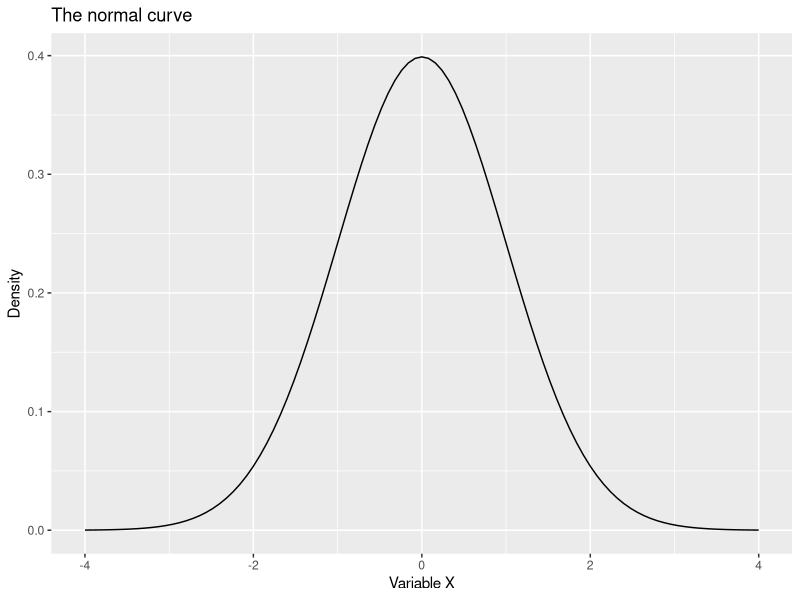
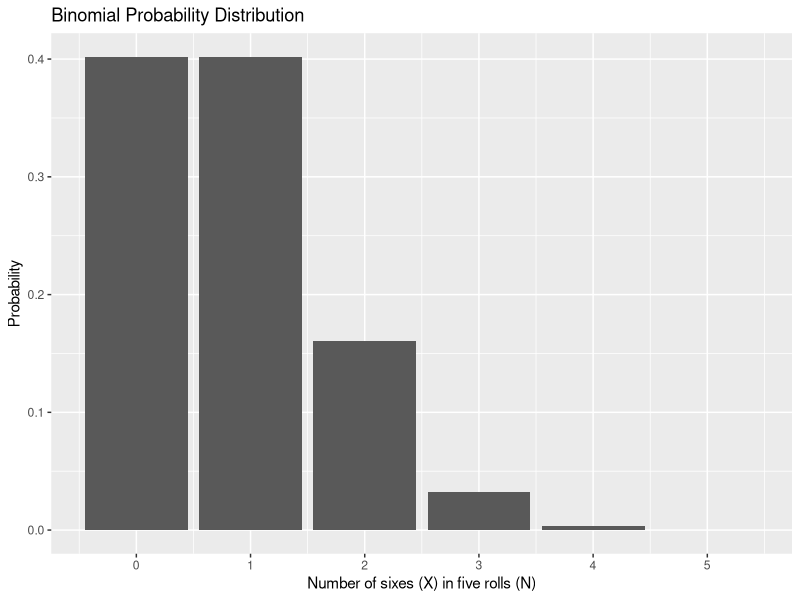
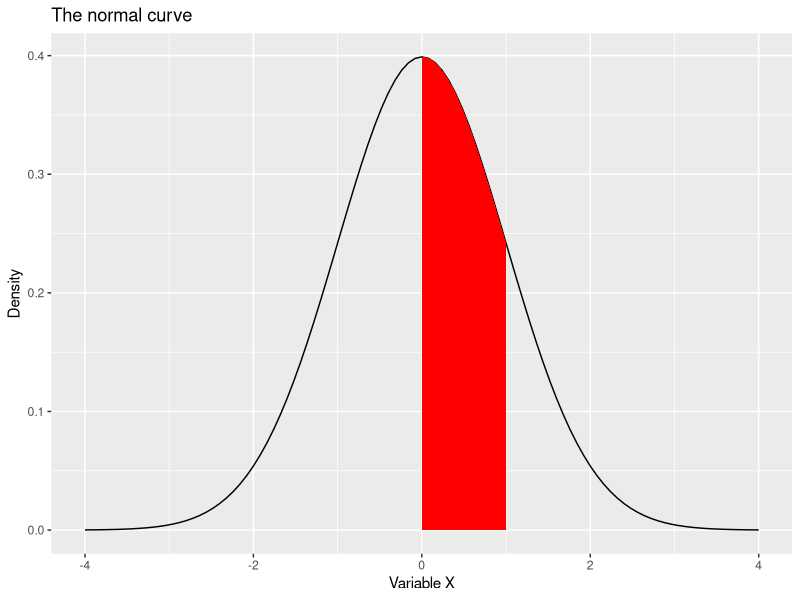
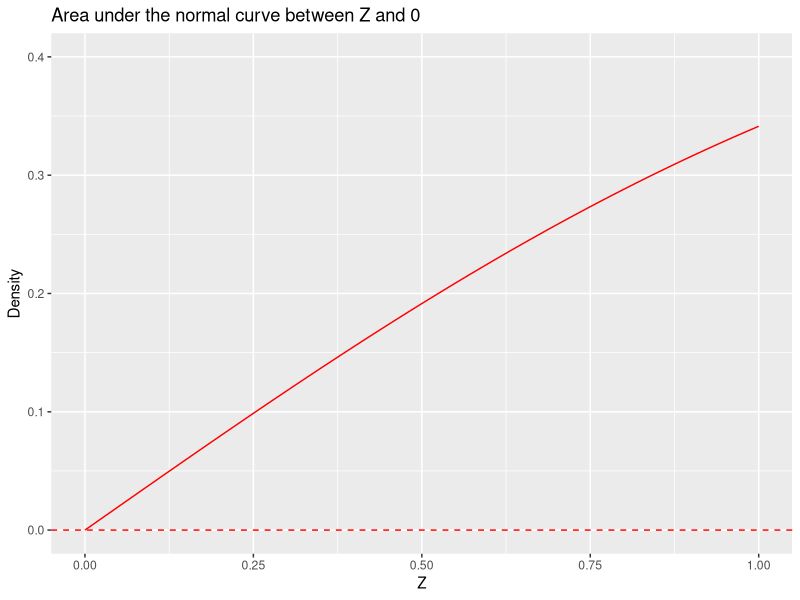
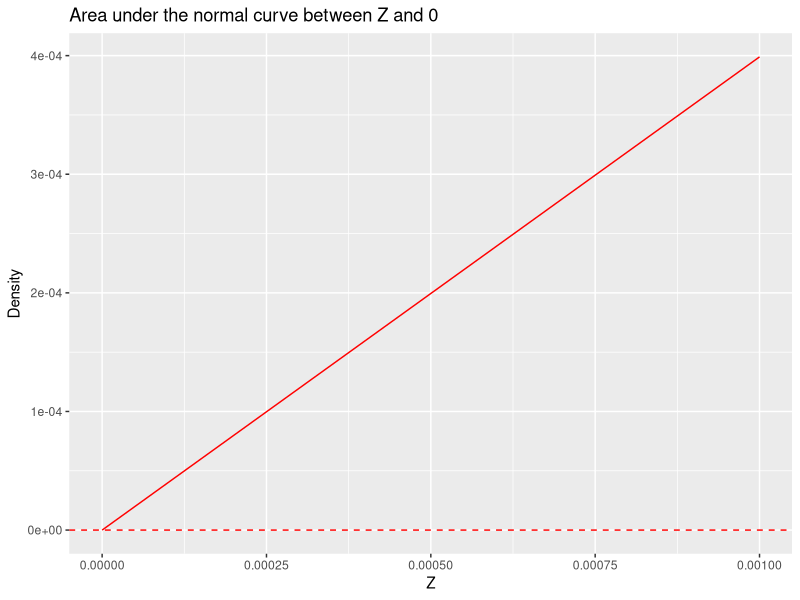
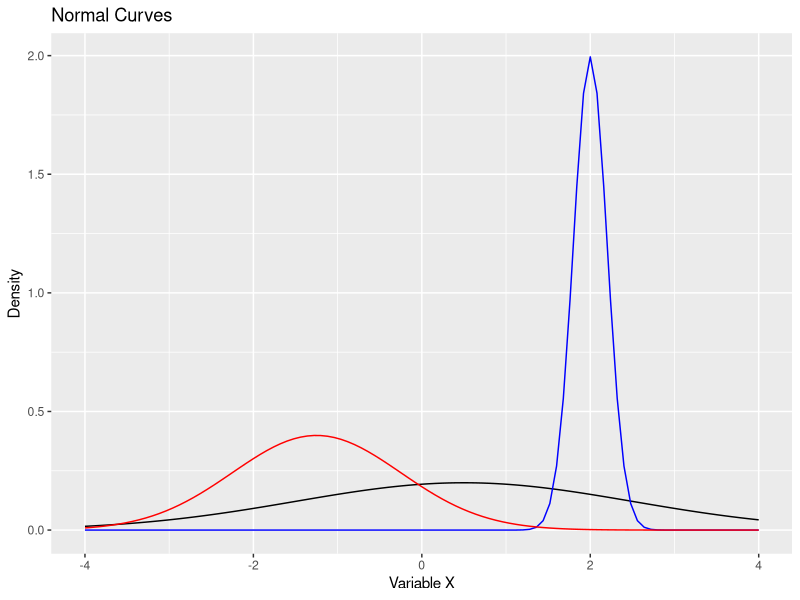
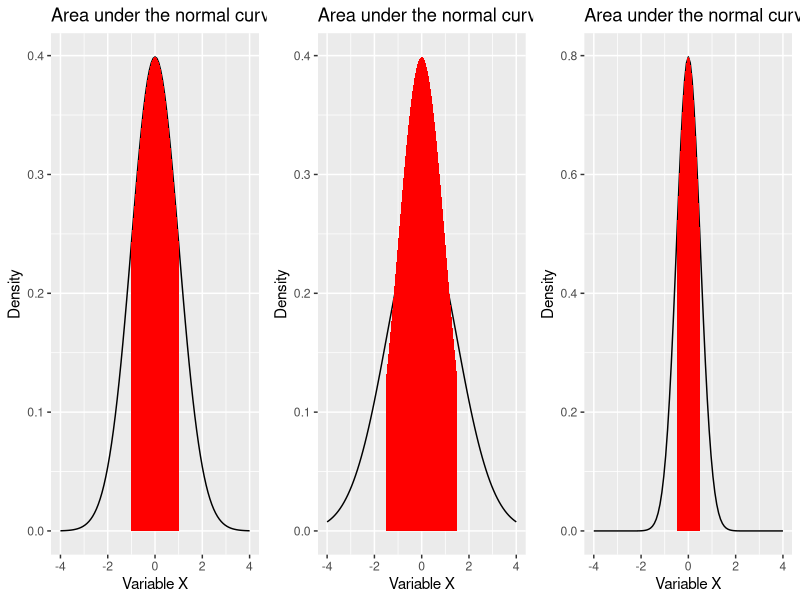
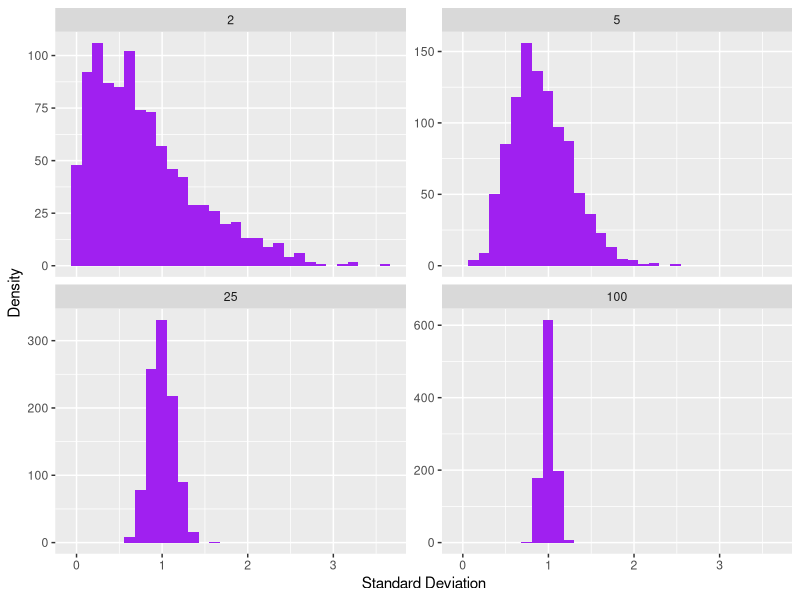

Write R code to recreate these figures, in order.
## ---- chunk 1
library(tidyverse)
library(ggpubr)
## ---- chunk 2
ggplot(data.frame(x = seq(-4, 4)), aes(x)) +
  stat_function(fun = function(x) dnorm(x)) +
  scale_x_continuous("Variable X") +
  scale_y_continuous("Density")+
  ggtitle("The normal curve")
## ---- chunk 3

## ---- chunk 4
data.frame(num = 0:5, p = dbinom(x = 0:5, size = 5, prob = 1/6)) %>% ggplot(aes(x=num, y=p)) + geom_bar(stat="identity") + scale_x_continuous("Number of sixes (X) in five rolls (N)", breaks=c(0:5)) +scale_y_continuous("Probability")+ggtitle("Binomial Probability Distribution")
## ---- chunk 5
ggplot(data.frame(x = seq(-4, 4)), aes(x)) +
  stat_function(fun = function(x) dnorm(x)) + 
  stat_function(fun = function(x) dnorm(x) , 
                xlim = c(0, 1),
                geom = "area", fill = "red") + scale_x_continuous("Variable X") + scale_y_continuous("Density")+ggtitle("The normal curve")
## ---- chunk 6
ggplot(data.frame(x = seq(0, 1)), aes(x)) +
  stat_function(fun = function(x) pnorm(x)-.5, color = "red") + 
  geom_hline(aes(yintercept = 0), color = "red", linetype = "dashed")+
  scale_x_continuous("Z") +
  scale_y_continuous("Density", limits=c(0,.4)) +ggtitle("Area under the normal curve between Z and 0")

## ---- chunk 7
ggplot(data.frame(x = seq(0, .001, by =.00005)), aes(x)) +
  stat_function(fun = function(x) pnorm(x)-.5, color = "red") + 
  geom_hline(aes(yintercept = 0), color = "red", linetype = "dashed")+
  scale_x_continuous("Z") +
  scale_y_continuous("Density") +ggtitle("Area under the normal curve between Z and 0")

## ---- chunk 8
ggplot(data.frame(x = seq(-4, 4)), aes(x)) +
  stat_function(fun = function(x) dnorm(x, mean = .5, sd = 2)) +
  stat_function(fun = function(x) dnorm(x, mean = 2, sd = .2), color = "blue") +
  stat_function(fun = function(x) dnorm(x, mean = -1.25, sd = 1), color = "red") +
  scale_x_continuous("Variable X") +
  scale_y_continuous("Density") +
  ggtitle("Normal Curves")
## ---- chunk 9
p1 = ggplot(data.frame(x = seq(-4, 4)), aes(x)) +
  stat_function(fun = function(x) dnorm(x)) +
stat_function(fun = function(x) dnorm(x) , 
                xlim = c(-1, 1),
                geom = "area", fill = "red") +
  scale_x_continuous("Variable X") +
  scale_y_continuous("Density")+
  ggtitle("Area under the normal curve")

p2 = ggplot(data.frame(x = seq(-4, 4)), aes(x)) +
  stat_function(fun = function(x) dnorm(x, sd = 1.5)) +
stat_function(fun = function(x) dnorm(x) , 
                xlim = c(-1.5, 1.5),
                geom = "area", fill = "red") +
  scale_x_continuous("Variable X") +
  scale_y_continuous("Density")+
  ggtitle("Area under the normal curve")

p3 = ggplot(data.frame(x = seq(-4, 4)), aes(x)) +
  stat_function(fun = function(x) dnorm(x, sd = .5)) +
stat_function(fun = function(x) dnorm(x, sd = .5) , 
                xlim = c(-.5, .5),
                geom = "area", fill = "red") +
  scale_x_continuous("Variable X") +
  scale_y_continuous("Density")+
  ggtitle("Area under the normal curve")

ggarrange(p1, p2, p3, ncol = 3)
## ---- chunk 10
set.seed(102419)
reps = 1000
n2 = vector("numeric", reps)
n5 = vector("numeric", reps)
n25 = vector("numeric", reps)
n100 = vector("numeric", reps)

for(i in 1:reps){
  n2[i] = sd(rnorm(n = 2))
  n5[i] = sd(rnorm(n = 5))
  n25[i] = sd(rnorm(n = 25))
  n100[i] = sd(rnorm(n = 100))
}

data.frame(N = rep(c(2,5,25,100), each = reps), s = c(n2, n5, n25, n100)) %>%
  ggplot(aes(x = s)) + 
  geom_histogram(fill = "purple") + 
  scale_x_continuous("Standard Deviation")+
  scale_y_continuous("Density") +
  facet_wrap(~N, scales = "free_y")
## ---- chunk 11
set.seed(102419)
reps = 1000
n2 = vector("numeric", reps)
n5 = vector("numeric", reps)
n25 = vector("numeric", reps)
n100 = vector("numeric", reps)

for(i in 1:reps){
  n2[i] = range(rnorm(n = 2))[2] - range(rnorm(n = 2))[1]
  n5[i] = range(rnorm(n = 5))[2] - range(rnorm(n = 5))[1]
  n25[i] = range(rnorm(n = 25))[2] - range(rnorm(n = 25))[1]
  n100[i] = range(rnorm(n = 100))[2] - range(rnorm(n = 100))[1]
}

data.frame(N = rep(c(2,5,25,100), each = reps), s = c(n2, n5, n25, n100)) %>%
  ggplot(aes(x = s)) + 
  geom_histogram(fill = "purple") + 
  scale_x_continuous("Range")+
  scale_y_continuous("Density") +
  facet_wrap(~N, scales = "free_y")
## ---- chunk 12
ggplot(data.frame(x = seq(-4, 4)), aes(x)) +
  stat_function(fun = function(x) dnorm(x), 
                aes(color = "Normal", linetype = "Normal")) +
  stat_function(fun = function(x) dt(x, df = 1), 
                aes(color = "t(1)", linetype = "t(1)")) +
  stat_function(fun = function(x) dt(x, df = 5), 
                aes(color = "t(5)", linetype = "t(5)")) +
  stat_function(fun = function(x) dt(x, df = 25), 
                aes(color = "t(25)", linetype = "t(25)")) +
  stat_function(fun = function(x) dt(x, df = 100), 
                aes(color = "t(100)", linetype = "t(100)")) + 
  scale_x_continuous("Variable X") +
  scale_y_continuous("Density") +
  scale_color_manual("", 
                     values = c("red", "black", "black", "blue", "blue")) +
  scale_linetype_manual("", 
                        values = c("solid", "solid", "dashed", "solid", "dashed")) +
  ggtitle("The Normal and t Distributions") +
  theme(text = element_text(size=20),legend.position = "bottom")
